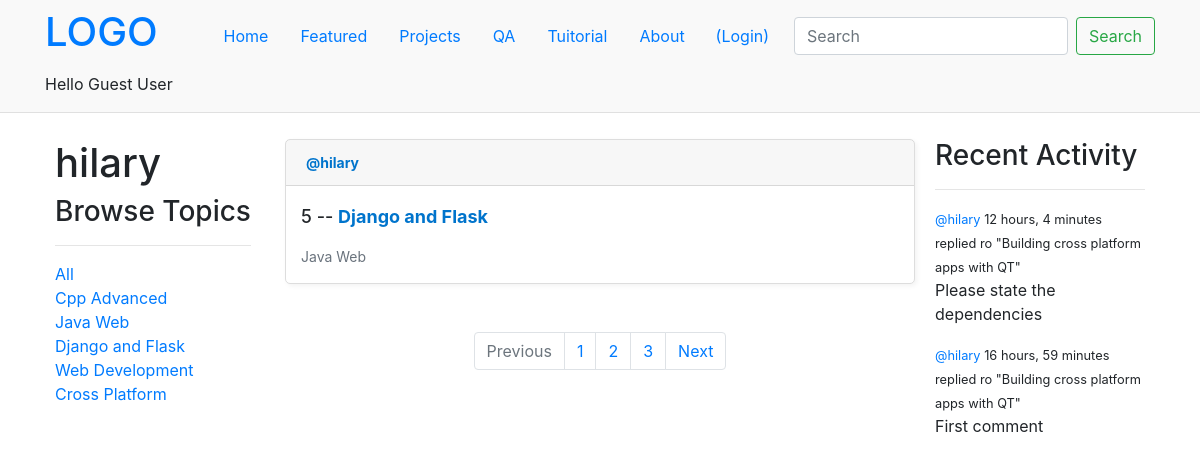
Page /profile/1/ on the earlier database version.
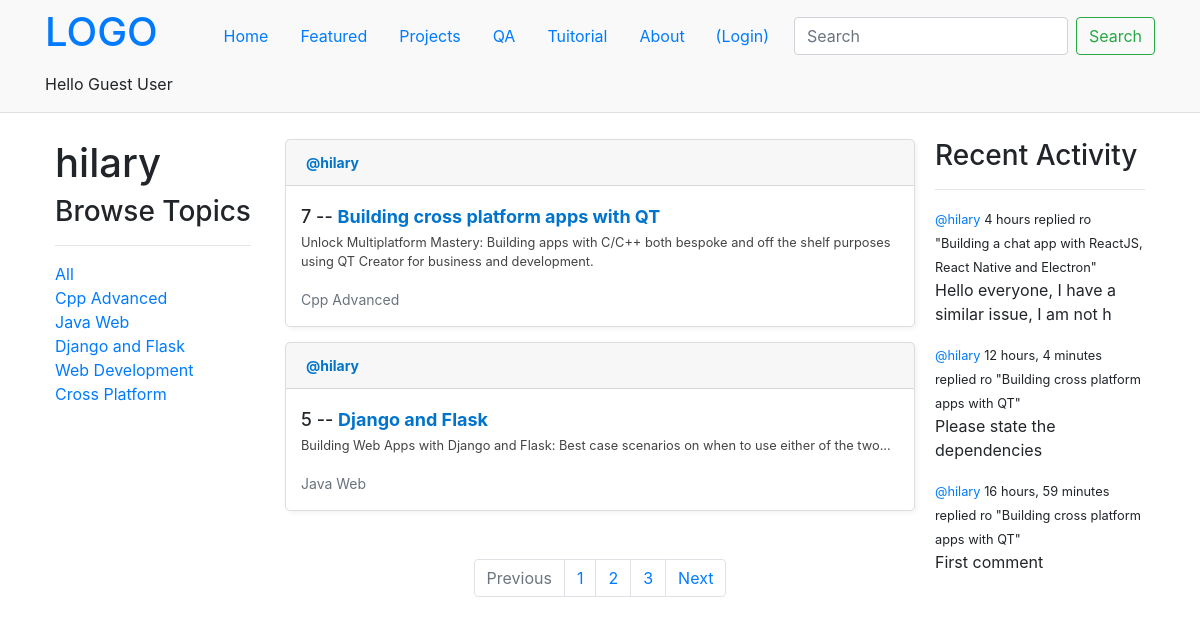
Same page on the later database version.
### base/models.py (models this page shows, shortened)
class Topic(models.Model):
    name  = models.CharField(max_length=200)

class Room(models.Model):
    host = models.ForeignKey(User, on_delete=models.SET_NULL, null=True)
    topic = models.ForeignKey(Topic, on_delete=models.SET_NULL, null=True)
    name = models.CharField(max_length=200)
    description = models.TextField(null=True, blank=True)
    participants = models.ManyToManyField(User, related_name='participants', blank=True)
    updated  = models.DateTimeField(auto_now=True)
    created  = models.DateTimeField(auto_now_add=True)
    class Meta:
        ordering = ['-updated', '-created']
    def __str__(self):
        return self.name

class Message(models.Model):
    user = models.ForeignKey(User, on_delete=models.CASCADE)
    room = models.ForeignKey(Room, on_delete=models.CASCADE)
    body = models.TextField()
    updated  = models.DateTimeField(auto_now=True)
    created  = models.DateTimeField(auto_now_add=True)
    class Meta:
        ordering = ['-updated', '-created']
    def __str__(self):
        return self.body[0:50]

### base/views.py (the view)
# urls.py: path('profile/<str:pk>/', views.userProfile, name='user-profile'),
def userProfile(request, pk):
    user = User.objects.get(id=pk)
    rooms = user.room_set.all()
    room_messages = user.message_set.all()
    topics = Topic.objects.all()
    content = {
        'user': user, 'rooms': rooms, 'room_messages': room_messages, 'topics': topics
    }
    return render(request, 'base/profile.html', content)

### base/templates/base/profile.html (shortened to what this page needs)
{% extends "main.html" %} {% block content %}
<div class="home-container container">
    <div class="profile-container">
        <div>
            <div style="position: fixed">
                <h1>{{user.username}}</h1>
                {% include 'base/topics_component.html' %}
            </div>
        </div>
        <div>
            {% include 'base/feed_component.html' %}
            <nav aria-label="Page navigation example" class="my-5">
                <ul class="pagination justify-content-center">
                    <li class="page-item disabled">
                        <a class="page-link">Previous</a>
                    </li>
                    <li class="page-item"><a class="page-link" href="#">1</a></li>
                    <li class="page-item"><a class="page-link" href="#">2</a></li>
                    <li class="page-item"><a class="page-link" href="#">3</a></li>
                    <li class="page-item">
                    <a class="page-link" href="#">Next</a>
                    </li>
                </ul>
            </nav>
        </div>
        <div>{% include 'base/activity_component.html' %}</div>
    </div>
</div>
{% endblock content %}

### base/templates/base/topics_component.html
<h3>Browse Topics</h3>
<hr>
<div>
    <a href="{% url "home" %}">All</a>
</div>
{% for topic in topics %}
    <div>
        <a href="{% url "home" %}?q={{topic.name}}">{{topic.name}}</a>
    </div>
{% endfor %}

### base/templates/base/feed_component.html (shortened to what this page needs)
{% for room in rooms%}
<div class="feed-item">
    <div class="feed-header card-header m-0">
        <a href="{% url 'user-profile' room.host.id %}" class="author"
            >@{{ room.host.username }}</a
        >
    </div>
    <div class="feed-item-body">
        <h5 class="feed-title">
            {{ room.id }} --
            <a href="{% url 'room' room.id %}" class="room-link">{{ room.name }}</a>
        </h5>
        <p class="description">{{room.description}}</p>
        <small class="topic">{{ room.topic.name }}</small>
    </div>
</div>
{% endfor %}

### base/templates/base/activity_component.html (shortened to what this page needs)
<h3 class="fs-3">Recent Activity</h3>
<hr>
{% for message in room_messages %}
    <div>
        <small>
            <a href="{% url "user-profile" message.user.id %}">@{{message.user}}</a>
            {{message.created|timesince}}
        </small>
        <small>replied ro "{{message.room}}"</small>
        <p>{{message}}</p>
    </div>
{% endfor %}

Differences in the rows shown:
now on this page (row edited): Room: host.username "hilary", id "7", name "Building cross platform apps with QT", description "Unlock Multiplatform Mastery: Building apps with C/C++ both bespoke and off the shelf purposes using QT Creator for business and development.", topic.name "Cpp Advanced"
changed Room "Django and Flask": description (not shown) → "Building Web Apps with Django and Flask: Best case scenarios on when to use either of the two..."
added Message: user "hilary", created "4 hours", room "Building a chat app with ReactJS, React Native and Electron", body "Hello everyone, I have a similar issue, I am not h"
